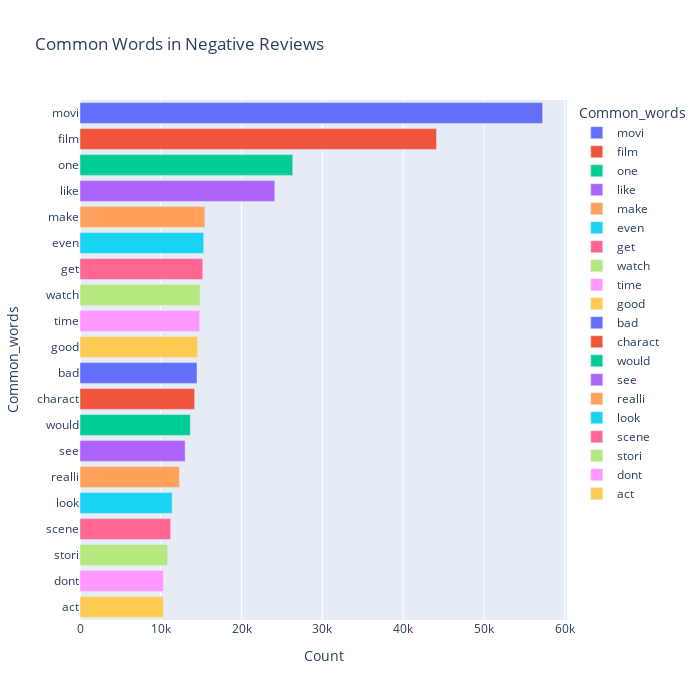

Write notebook code for a chart like this one.
### Code cell
most_common_uni_neg = get_top_text_ngrams(df.review[df.sentiment=='negative'], 20, 1)
most_common_uni_neg = dict(most_common_uni_neg)
temp = pd.DataFrame(columns=["Common_words", 'Count'])
temp["Common_words"] = list(most_common_uni_neg.keys())
temp["Count"] = list(most_common_uni_neg.values())
fig = px.bar(temp, x="Count", y="Common_words", title='Common Words in Negative Reviews', orientation='h',
             width=700, height=700, color='Common_words')
fig.show()

### Figure 1 — Plotly figure (JSON) as saved in the notebook; plotly's stock layout.template omitted (floating-point values rounded to 4 significant figures)
{"data": [{"alignmentgroup": "True", "hovertemplate": "Common_words=%{y}<br>Count=%{x}<extra></extra>", "legendgroup": "movi", "marker": {"color": "#636efa"}, "name": "movi", "offsetgroup": "movi", "orientation": "h", "showlegend": true, "textposition": "auto", "type": "bar", "x": [57260], "xaxis": "x", "y": ["movi"], "yaxis": "y"}, {"alignmentgroup": "True", "hovertemplate": "Common_words=%{y}<br>Count=%{x}<extra></extra>", "legendgroup": "film", "marker": {"color": "#EF553B"}, "name": "film", "offsetgroup": "film", "orientation": "h", "showlegend": true, "textposition": "auto", "type": "bar", "x": [44128], "xaxis": "x", "y": ["film"], "yaxis": "y"}, {"alignmentgroup": "True", "hovertemplate": "Common_words=%{y}<br>Count=%{x}<extra></extra>", "legendgroup": "one", "marker": {"color": "#00cc96"}, "name": "one", "offsetgroup": "one", "orientation": "h", "showlegend": true, "textposition": "auto", "type": "bar", "x": [26329], "xaxis": "x", "y": ["one"], "yaxis": "y"}, {"alignmentgroup": "True", "hovertemplate": "Common_words=%{y}<br>Count=%{x}<extra></extra>", "legendgroup": "like", "marker": {"color": "#ab63fa"}, "name": "like", "offsetgroup": "like", "orientation": "h", "showlegend": true, "textposition": "auto", "type": "bar", "x": [24103], "xaxis": "x", "y": ["like"], "yaxis": "y"}, {"alignmentgroup": "True", "hovertemplate": "Common_words=%{y}<br>Count=%{x}<extra></extra>", "legendgroup": "make", "marker": {"color": "#FFA15A"}, "name": "make", "offsetgroup": "make", "orientation": "h", "showlegend": true, "textposition": "auto", "type": "bar", "x": [15460], "xaxis": "x", "y": ["make"], "yaxis": "y"}, {"alignmentgroup": "True", "hovertemplate": "Common_words=%{y}<br>Count=%{x}<extra></extra>", "legendgroup": "even", "marker": {"color": "#19d3f3"}, "name": "even", "offsetgroup": "even", "orientation": "h", "showlegend": true, "textposition": "auto", "type": "bar", "x": [15308], "xaxis": "x", "y": ["even"], "yaxis": "y"}, {"alignmentgroup": "True", "hovertemplate": "Common_words=%{y}<br>Count=%{x}<extra></extra>", "legendgroup": "get", "marker": {"color": "#FF6692"}, "name": "get", "offsetgroup": "get", "orientation": "h", "showlegend": true, "textposition": "auto", "type": "bar", "x": [15195], "xaxis": "x", "y": ["get"], "yaxis": "y"}, {"alignmentgroup": "True", "hovertemplate": "Common_words=%{y}<br>Count=%{x}<extra></extra>", "legendgroup": "watch", "marker": {"color": "#B6E880"}, "name": "watch", "offsetgroup": "watch", "orientation": "h", "showlegend": true, "textposition": "auto", "type": "bar", "x": [14869], "xaxis": "x", "y": ["watch"], "yaxis": "y"}, {"alignmentgroup": "True", "hovertemplate": "Common_words=%{y}<br>Count=%{x}<extra></extra>", "legendgroup": "time", "marker": {"color": "#FF97FF"}, "name": "time", "offsetgroup": "time", "orientation": "h", "showlegend": true, "textposition": "auto", "type": "bar", "x": [14816], "xaxis": "x", "y": ["time"], "yaxis": "y"}, {"alignmentgroup": "True", "hovertemplate": "Common_words=%{y}<br>Count=%{x}<extra></extra>", "legendgroup": "good", "marker": {"color": "#FECB52"}, "name": "good", "offsetgroup": "good", "orientation": "h", "showlegend": true, "textposition": "auto", "type": "bar", "x": [14574], "xaxis": "x", "y": ["good"], "yaxis": "y"}, {"alignmentgroup": "True", "hovertemplate": "Common_words=%{y}<br>Count=%{x}<extra></extra>", "legendgroup": "bad", "marker": {"color": "#636efa"}, "name": "bad", "offsetgroup": "bad", "orientation": "h", "showlegend": true, "textposition": "auto", "type": "bar", "x": [14481], "xaxis": "x", "y": ["bad"], "yaxis": "y"}, {"alignmentgroup": "True", "hovertemplate": "Common_words=%{y}<br>Count=%{x}<extra></extra>", "legendgroup": "charact", "marker": {"color": "#EF553B"}, "name": "charact", "offsetgroup": "charact", "orientation": "h", "showlegend": true, "textposition": "auto", "type": "bar", "x": [14190], "xaxis": "x", "y": ["charact"], "yaxis": "y"}, {"alignmentgroup": "True", "hovertemplate": "Common_words=%{y}<br>Count=%{x}<extra></extra>", "legendgroup": "would", "marker": {"color": "#00cc96"}, "name": "would", "offsetgroup": "would", "orientation": "h", "showlegend": true, "textposition": "auto", "type": "bar", "x": [13652], "xaxis": "x", "y": ["would"], "yaxis": "y"}, {"alignmentgroup": "True", "hovertemplate": "Common_words=%{y}<br>Count=%{x}<extra></extra>", "legendgroup": "see", "marker": {"color": "#ab63fa"}, "name": "see", "offsetgroup": "see", "orientation": "h", "showlegend": true, "textposition": "auto", "type": "bar", "x": [13014], "xaxis": "x", "y": ["see"], "yaxis": "y"}, {"alignmentgroup": "True", "hovertemplate": "Common_words=%{y}<br>Count=%{x}<extra></extra>", "legendgroup": "realli", "marker": {"color": "#FFA15A"}, "name": "realli", "offsetgroup": "realli", "orientation": "h", "showlegend": true, "textposition": "auto", "type": "bar", "x": [12317], "xaxis": "x", "y": ["realli"], "yaxis": "y"}, {"alignmentgroup": "True", "hovertemplate": "Common_words=%{y}<br>Count=%{x}<extra></extra>", "legendgroup": "look", "marker": {"color": "#19d3f3"}, "name": "look", "offsetgroup": "look", "orientation": "h", "showlegend": true, "textposition": "auto", "type": "bar", "x": [11403], "xaxis": "x", "y": ["look"], "yaxis": "y"}, {"alignmentgroup": "True", "hovertemplate": "Common_words=%{y}<br>Count=%{x}<extra></extra>", "legendgroup": "scene", "marker": {"color": "#FF6692"}, "name": "scene", "offsetgroup": "scene", "orientation": "h", "showlegend": true, "textposition": "auto", "type": "bar", "x": [11223], "xaxis": "x", "y": ["scene"], "yaxis": "y"}, {"alignmentgroup": "True", "hovertemplate": "Common_words=%{y}<br>Count=%{x}<extra></extra>", "legendgroup": "stori", "marker": {"color": "#B6E880"}, "name": "stori", "offsetgroup": "stori", "orientation": "h", "showlegend": true, "textposition": "auto", "type": "bar", "x": [10847], "xaxis": "x", "y": ["stori"], "yaxis": "y"}, {"alignmentgroup": "True", "hovertemplate": "Common_words=%{y}<br>Count=%{x}<extra></extra>", "legendgroup": "dont", "marker": {"color": "#FF97FF"}, "name": "dont", "offsetgroup": "dont", "orientation": "h", "showlegend": true, "textposition": "auto", "type": "bar", "x": [10329], "xaxis": "x", "y": ["dont"], "yaxis": "y"}, {"alignmentgroup": "True", "hovertemplate": "Common_words=%{y}<br>Count=%{x}<extra></extra>", "legendgroup": "act", "marker": {"color": "#FECB52"}, "name": "act", "offsetgroup": "act", "orientation": "h", "showlegend": true, "textposition": "auto", "type": "bar", "x": [10326], "xaxis": "x", "y": ["act"], "yaxis": "y"}], "layout": {"barmode": "relative", "height": 700, "legend": {"title": {"text": "Common_words"}, "tracegroupgap": 0}, "title": {"text": "Common Words in Negative Reviews"}, "width": 700, "xaxis": {"anchor": "y", "domain": [0, 1], "title": {"text": "Count"}}, "yaxis": {"anchor": "x", "categoryarray": ["act", "dont", "stori", "scene", "look", "realli", "see", "would", "charact", "bad", "good", "time", "watch", "get", "even", "make", "like", "one", "film", "movi"], "categoryorder": "array", "domain": [0, 1], "title": {"text": "Common_words"}}}}
